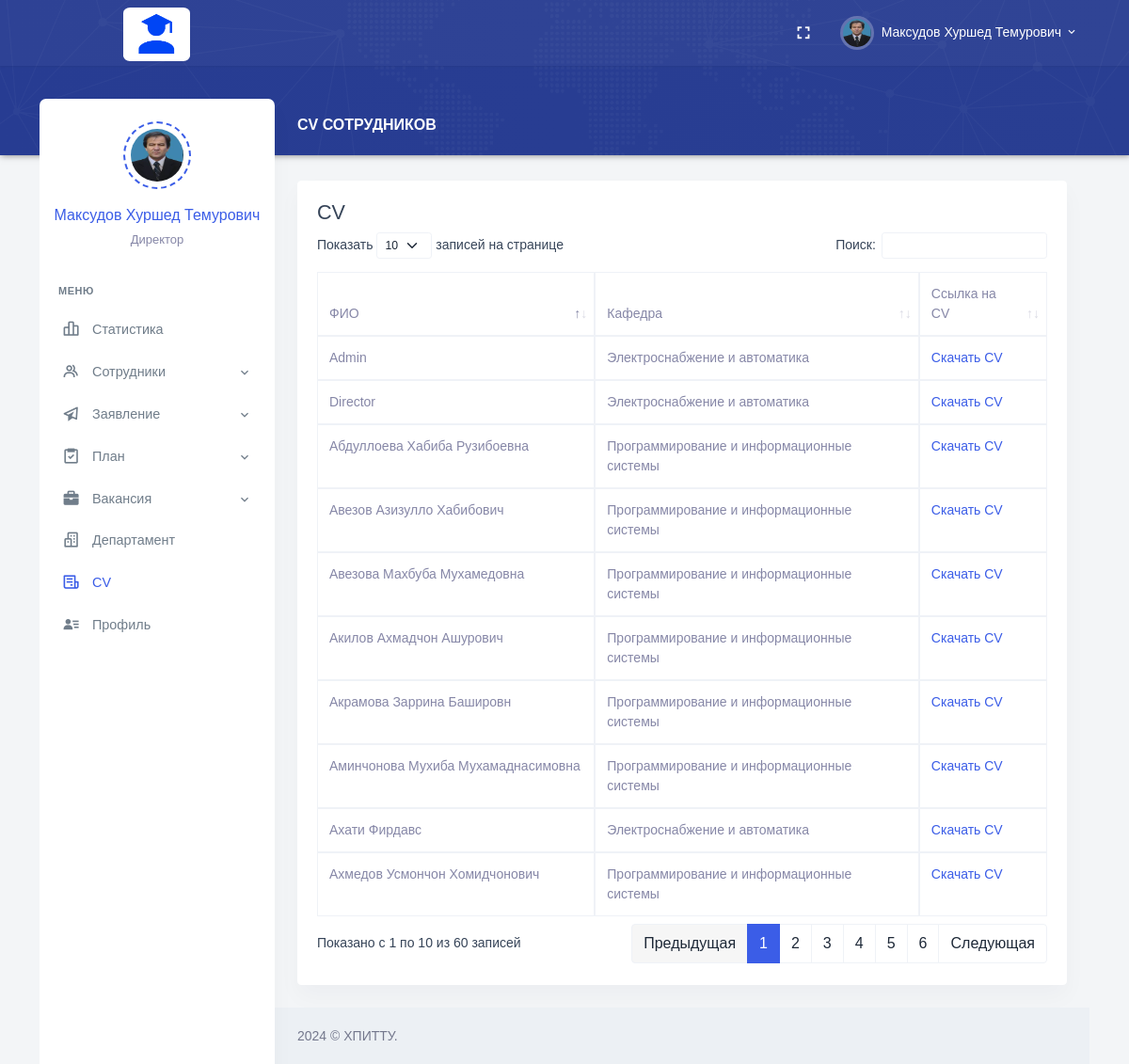
/HR/cv.php (signed in), run on the app's committed database.
### tables this page shows
CREATE TABLE `employees` (
  `Employee_Id` int NOT NULL AUTO_INCREMENT,
  `Full_Name` varchar(255) DEFAULT NULL,
  `Date_of_Birth` date DEFAULT NULL,
  `Place_of_Birth` varchar(255) DEFAULT NULL,
  `Position_Id` int DEFAULT NULL,
  `Degree_Id` int DEFAULT NULL,
  `Faculty_Id` int DEFAULT NULL,
  `Department_Id` int DEFAULT NULL,
  `User_Role_Id` int DEFAULT NULL,
  `Email` varchar(255) DEFAULT NULL,
  `Phone_Number` varchar(20) DEFAULT NULL,
  `Employee_Number` varchar(20) DEFAULT NULL,
  `Date_Added` date DEFAULT NULL,
  `Path_Photo` varchar(255) DEFAULT NULL,
  `Username` varchar(255) DEFAULT NULL,
  `Password` varchar(255) DEFAULT NULL,
  PRIMARY KEY (`Employee_Id`),
  KEY `Degree_Id` (`Degree_Id`),
  KEY `Faculty_Id` (`Faculty_Id`),
  KEY `Department_Id` (`Department_Id`),
  KEY `User_Role_Id` (`User_Role_Id`),
  KEY `employees_ibfk_1` (`Position_Id`),
  CONSTRAINT `employees_ibfk_1` FOREIGN KEY (`Position_Id`) REFERENCES `positions` (`Position_Id`) ON DELETE CASCADE ON UPDATE CASCADE,
  CONSTRAINT `employees_ibfk_2` FOREIGN KEY (`Degree_Id`) REFERENCES `degrees` (`Degree_Id`) ON DELETE CASCADE ON UPDATE CASCADE,
  CONSTRAINT `employees_ibfk_3` FOREIGN KEY (`Faculty_Id`) REFERENCES `faculties` (`Faculty_Id`) ON DELETE CASCADE ON UPDATE CASCADE,
  CONSTRAINT `employees_ibfk_4` FOREIGN KEY (`Department_Id`) REFERENCES `departments` (`Department_Id`) ON DELETE CASCADE ON UPDATE CASCADE,
  CONSTRAINT `employees_ibfk_5` FOREIGN KEY (`User_Role_Id`) REFERENCES `user_roles` (`User_Role_Id`) ON DELETE CASCADE ON UPDATE CASCADE
);

CREATE TABLE `positions` (
  `Position_Id` int NOT NULL,
  `Position_Name` varchar(255) DEFAULT NULL,
  PRIMARY KEY (`Position_Id`)
);

### HR/cv.php (the view, shortened to what this page needs)
<?php
require_once "header.php";
require_once "conn.php";
$conn = new mysqli($servername, $username, $password, $database);
$sql = "SELECT e.Employee_Id, e.Full_Name,
               IFNULL(dep.Department_Name, 'Не указан') AS Department
        FROM employees e
        LEFT JOIN departments dep ON e.Department_Id = dep.Department_Id
        ORDER BY e.Full_Name";
$result = $conn->query($sql);
?>
<div class="main-content">
    <div class="page-content">
        <div class="row">
            <div class="col-12">
                <div class="page-title-box d-flex align-items-center justify-content-between">
                    <h4 class="page-title mb-0 font-size-18">CV сотрудников</h4>
                </div>
            </div>
        </div>
        <div class="row">
            <div class="col-12">
                <div class="card">
                    <div class="card-body">
                        <h4>CV</h4>
                        <div class="table-responsive">
                            <table id="datatable" class="table table-bordered" style="border-collapse: collapse; border-spacing: 0; width: 100%;">
                                <thead>
                                    <tr>
                                        <th>ФИО</th>
                                        <th>Кафедра</th>
                                        <th>Ссылка на CV</th>
                                    </tr>
                                </thead>
                                <tbody>
                                    <?php
                                    if ($result->num_rows > 0) {
                                        while ($row = $result->fetch_assoc()) {
                                            echo '<tr>
                                                    <td>'.htmlspecialchars($row["Full_Name"]).'</td>
                                                    <td>'.htmlspecialchars($row["Department"]).'</td>
                                                    <td><a href="download_cv.php?id='.$row["Employee_Id"].'" target="_blank">Скачать CV</a></td>
                                                  </tr>';
                                        }
                                    } else {
                                        echo "<tr><td colspan='3'>Нет данных</td></tr>";
                                    }
                                    ?>
                                </tbody>
                            </table>
                        </div>
                    </div>
                </div>
            </div>
        </div>
</div>
<?php
require_once "footer.php";
?>

### HR/header.php (shortened to what this page needs)
<?php
    require_once "../conn.php";
    $sql_command = "SELECT e.*, p.Position_Name, e.Path_Photo
    FROM employees e
    INNER JOIN positions p ON e.Position_Id = p.Position_Id
    WHERE e.Username = '{$_SESSION['Username']}'";
$result = mysqli_query($conn, $sql_command);
if (mysqli_num_rows($result) > 0) {
while ($rows = mysqli_fetch_assoc($result)) {
$Full_Name = ucwords($rows["Full_Name"]);
$Position_Name = $rows["Position_Name"];
$Path_Photo = $rows["Path_Photo"];
}
}
?>
<!doctype html>
<html lang="en">
<head>
    <link href="/assets/css/bootstrap.min.css" id="bootstrap-style" rel="stylesheet" type="text/css" />
    <link href="/assets/css/app.min.css" id="app-style" rel="stylesheet" type="text/css" />
    <link href="/assets/libs/datatables.net-bs4/css/dataTables.bootstrap4.min.css" rel="stylesheet" type="text/css" />
    <link href="/assets/libs/datatables.net-buttons-bs4/css/buttons.bootstrap4.min.css" rel="stylesheet"
        type="text/css" />
    <link href="/assets/libs/datatables.net-responsive-bs4/css/responsive.bootstrap4.min.css" rel="stylesheet"
        type="text/css" />
    <link href="/assets/css/icons.min.css" rel="stylesheet" type="text/css" />
</head>
<body data-layout="detached" data-topbar="colored">
<div class="container-fluid">
        <div id="layout-wrapper">
        <header id="page-topbar" class="fixed-top">
                <div class="navbar-header">
                    <div class="container-fluid">
                        <div class="float-end">
                            <div class="dropdown d-none d-lg-inline-block ms-1">
                                <button type="button" class="btn header-item noti-icon waves-effect"
                                    data-toggle="fullscreen">
                                    <i class="mdi mdi-fullscreen"></i>
                                </button>
                            </div>
                            <div class="dropdown d-inline-block">
                                <button type="button" class="btn header-item waves-effect"
                                    id="page-header-user-dropdown" data-bs-toggle="dropdown" aria-haspopup="true"
                                    aria-expanded="false">
                                    <img class="rounded-circle header-profile-user"
                                        src="../Personal/upload/<?php if(!empty($Path_Photo)){ echo $Path_Photo; }else{ echo "1.jpg"; } ?>" alt="Header Avatar">
                                    <span class="d-none d-xl-inline-block ms-1"><?php echo $Full_Name; ?></span>
                                    <i class="mdi mdi-chevron-down d-none d-xl-inline-block"></i>
                                </button>
                            </div>
                        </div>
                        <div>
                            <div class="navbar-brand-box">
                                <a href="index.php" class="logo logo-light" style="margin-left: 65px;">
                                    <span class="logo-lg">
                                        <img src="/assets/images/LogoEX.png" alt="" height="57"
                                            style="border-radius: 10%;">
                                    </span>
                                </a>
                            </div>
                        </div>
                    </div>
            </header>
            <div class="vertical-menu">
                <div class="h-100">
                    <div class="user-wid text-center py-4">
                        <div class="user-img">
                            <img src="../Personal/upload/<?php if(!empty($Path_Photo)){ echo $Path_Photo; }else{ echo "1.jpg"; } ?>" alt=""
                                class="avatar-md mx-auto rounded-circle">
                        </div>
                        <div class="mt-3">
                            <a href="#" class="text-reset fw-medium font-size-16"><?php echo $Full_Name; ?></a>
                            <p class="text-muted mt-1 mb-0 font-size-13"><?php echo $Position_Name; ?></p>
                        </div>
                    </div>
                    <div id="sidebar-menu">
                        <ul class="metismenu list-unstyled" id="side-menu">
                            <li class="menu-title">Меню</li>
                            <li>
                                <a href="index.php" class="waves-effect">
                                    <i class="bx bx-bar-chart-alt-2"></i>
                                    <span>Статистика</span>
                                </a>
                            </li>
                            <li>
                                <a href="javascript: void(0);" class="has-arrow waves-effect">
                                    <i class="bx bx-group"></i>
                                    <span>Сотрудники</span>
                                </a>
                            </li>
                            <li>
                                <a href="javascript: void(0);" class="has-arrow waves-effect">
                                    <i class="bx bx-paper-plane"></i>
                                    <span>Заявление</span>
                                </a>
                            </li>
                            <li>
                                <a href="javascript: void(0);" class="has-arrow waves-effect">
                                    <i class="bx bx-task"></i>
                                    <span>План</span>
                                </a>
                            </li>
                            <li>
                                <a href="javascript: void(0);" class="has-arrow waves-effect">
                                    <i class="bx bxs-briefcase"></i>
                                    <span>Вакансия</span>
                                </a>
                            </li>
                            <li>
                                <a href="departament.php" class="waves-effect">
                                    <i class="bx bx-buildings"></i>
                                    <span>Департамент</span>
                                </a>
                            </li>
                            <li>
                                <a href="cv.php" class="waves-effect">
                                    <i class="bx bx bx-receipt"></i>
                                    <span>CV</span>
                                </a>
                            </li>
                            <li>
                                <a href="profile.php" class="waves-effect">
                                    <i class="bx bxs-user-detail"></i>
                                    <span>Профиль</span>
                                </a>
                            </li>
                    </div>
                </div>
            </div>

### HR/header.php (style rules this page uses)
.fixed-top { position: fixed; width: 100%; z-index: 1030; }

### data on the page
employees: Path_Photo (picture), Full_Name "Максудов Хуршед Темурович", Position_Id.Position_Name "Директор"
employees: Full_Name "Admin", Department "Электроснабжение и автоматика"
employees: Full_Name "Director", Department "Электроснабжение и автоматика"
employees: Full_Name "Абдуллоева Хабиба Рузибоевна", Department "Программирование и информационные системы"
employees: Full_Name "Авезов Азизулло Хабибович", Department "Программирование и информационные системы"
employees: Full_Name "Авезова Махбуба Мухамедовна", Department "Программирование и информационные системы"
employees: Full_Name "Акилов Ахмадчон Ашурович", Department "Программирование и информационные системы"
employees: Full_Name "Акрамова Заррина Башировн", Department "Программирование и информационные системы"
employees: Full_Name "Аминчонова Мухиба Мухамаднасимовна", Department "Программирование и информационные системы"
employees: Full_Name "Ахати Фирдавс", Department "Электроснабжение и автоматика"
employees: Full_Name "Ахмедов Усмончон Хомидчонович", Department "Программирование и информационные системы"
